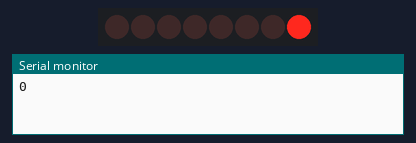
Simulated run of this sketch. Board: Arduino Uno, built with avr-gcc and run on an emulated ATmega328P. On the bench: 8 shift-register outputs drawn as a row of LEDs (first output left, lit = HIGH), the last lines printed to the serial monitor. Wiring (inferred from the names in the program): shift register (74HC595): data pin 12; shift clock pin 9; latch pin 11. Wiring (inferred from the signals the program sends): row of LEDs: on Q0, Q1, Q2, Q3, Q4, Q5, Q6, Q7.

Above: at 1.1 s.
At 5.1 s:
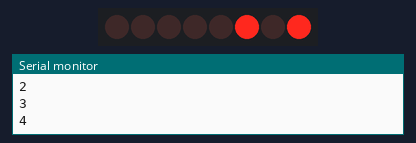
At 10.1 s:
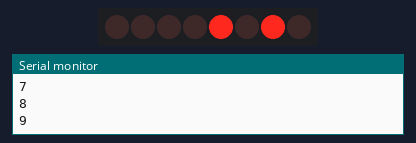
At 20.1 s:
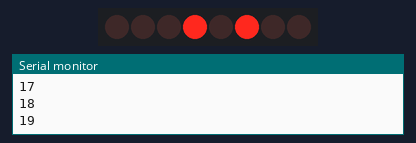
At 29.1 s:
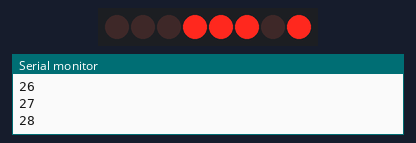
At 39.1 s:
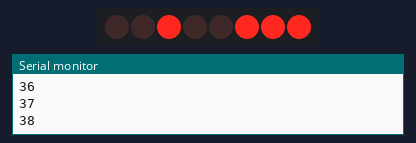
Timing chart, 0 to 40.0 s (numbered marks = the images above):
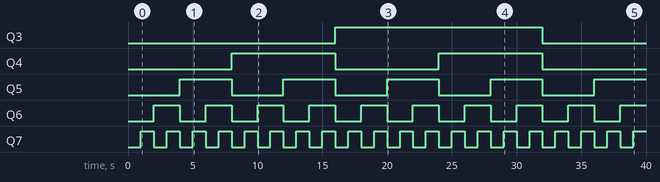

The sketch:

IC-2.ino
```cpp
int latchPin=11;
int clockPin=9;
int dataPin=12;
int dt=1000;

//byte LEDs=0x88;
byte LED1s=0b00000000;


void setup() {
  // put your setup code here, to run once:
  Serial.begin(9600);
  pinMode(latchPin,OUTPUT);
  pinMode(dataPin,OUTPUT);
  pinMode(clockPin,OUTPUT);
}

void loop() {
  // put your main code here, to run repeatedly:
  digitalWrite(latchPin,LOW);
  shiftOut(dataPin,clockPin,LSBFIRST,LED1s);
  digitalWrite(latchPin,HIGH);
  delay(dt);
  Serial.println(LED1s);
  LED1s=LED1s+1;
}
```

Measured:
- by itself, Q3: LOW → HIGH at 16.0 s, → LOW 16.0 s later
- by itself, Q4: alternates HIGH for 8.0 s and LOW for 8.0 s
- by itself, Q5: alternates HIGH for 4.0 s and LOW for 4.0 s
- by itself, Q6: alternates HIGH for 2.0 s and LOW for 2.0 s
- by itself, Q7: alternates HIGH for 1.0 s and LOW for 1.0 s
